Frame 1 (no input): blank canvas, image omitted
Frame 60 (no input): blank canvas, image omitted
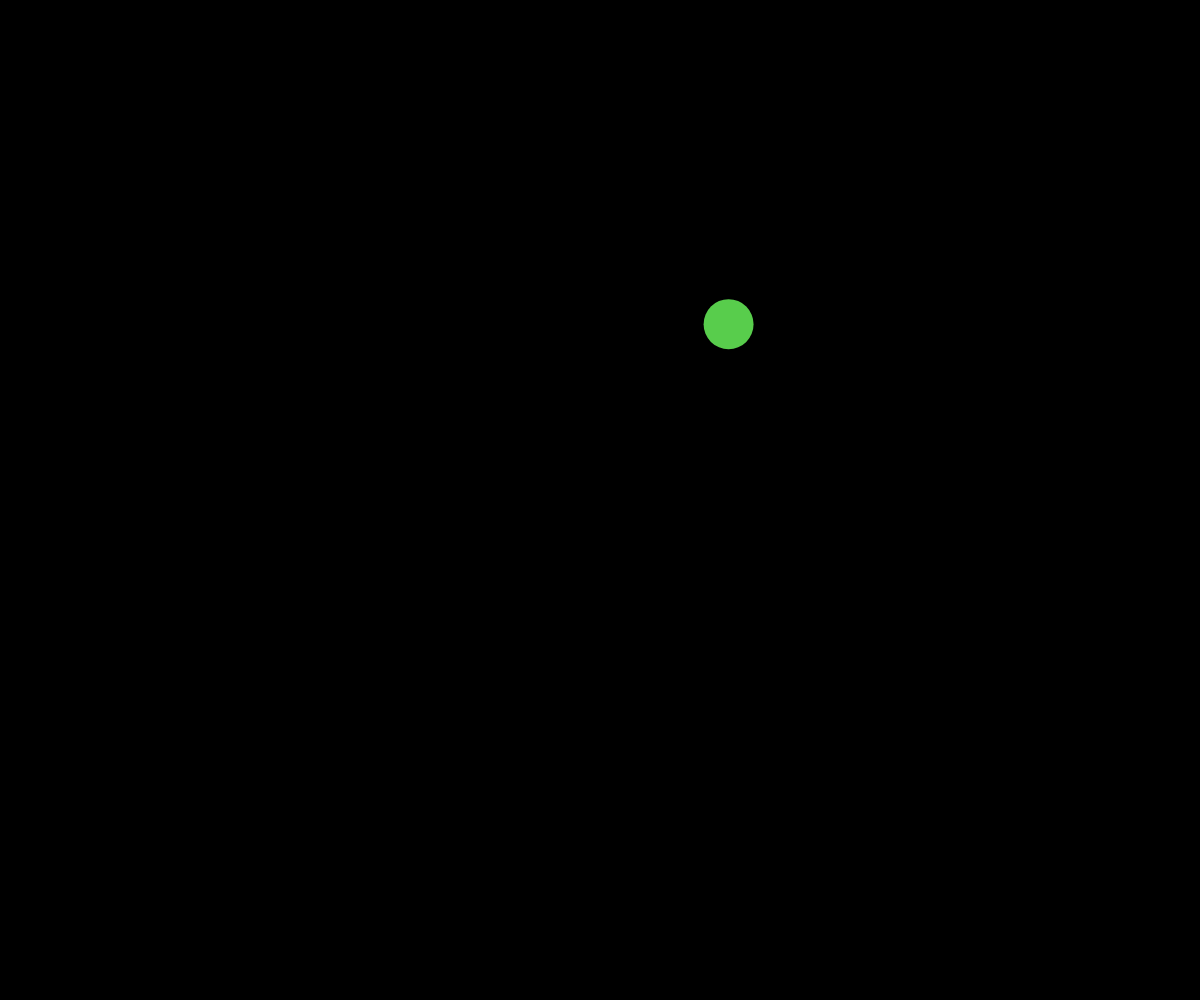
Frame 120 (the mouse pressed at the canvas centre since frame 60)

The p5.js sketch whose frames 1 and 60 were blank and that drew this single picture after the mouse press (run headless with seeded random() and noise() and a simulated clock; from frame 60 on, the mouse is pressed at the canvas centre):

// p5.js sketch
// ── sketch.js
//Ball Array Demo

let ballArray = [];

function setup() {
  createCanvas(windowWidth, windowHeight);
  noStroke();
}

function draw() {
  background(0);

  for (let ball of ballArray){
    //move
    ball.x += ball.dx;
    ball.y += ball.dy;
    if(ball.x > width){
      ball.x = 0;
    }
    if(ball.x < 0){
      ball.x = width;
    }
    if(ball.y > height){
      ball.y = 0;
    }
    if (ball.y < 0){
      ball.y = height;
    }
    
    //display
    fill(ball.r, ball.g, ball.b);
    circle(ball.x, ball.y, ball.radius *2);
  }
}

function mousePressed(){
  spawnBall(mouseX, mouseY);
}


function spawnBall(_x, _y){
  let someBall = {
    x: _x,
    y: _y,
    dx: random(-5, 5),
    dy: random(-5, 5),
    radius: random(10, 30),
    r: random(0,255),
    g: random(0,255),
    b: random(0,255),
  };
  ballArray.push(someBall);
}
